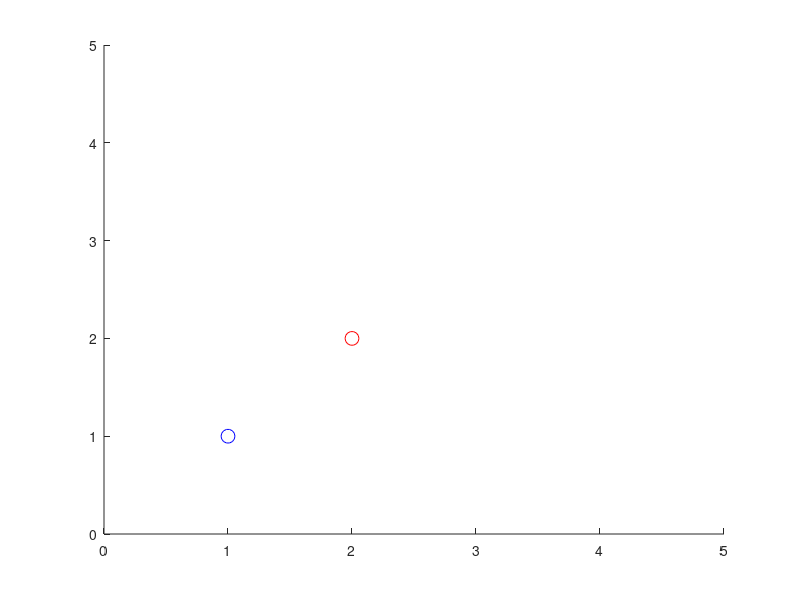

Recreate this plot in MATLAB. (Note: this script raises an error after producing the figure.)
% Define the grid for the robot's movement
x_range = [0 5];
y_range = [0 5];
step_size = 1;
[x, y] = ndgrid(x_range(1):step_size:x_range(2), y_range(1):step_size:y_range(2));

% Define the can position
can_position = [2, 2];

% Genetic Algorithm
population_size = 100;
num_generations = 50;
mutation_rate = 0.1;

% Initialize the population with random solutions
pop = randi([1, 4], population_size, 100); % Assuming a solution of length 100

% Initialize a figure for visualization
figure;
hold on;
axis([x_range, y_range]);
plot(can_position(1), can_position(2), 'ro', 'MarkerSize', 10); % Plot the can

robot_handle = plot(1, 1, 'bo', 'MarkerSize', 10); % Plot the robot, starting at [1, 1]
drawnow;

for generation = 1:num_generations
    % ... (rest of your code for genetic algorithm)

    % Simulate the robot's movement with the best solution
    robot_position = [1, 1];
    for i = 1:length(best_solution)
        movement_command = '';
        if best_solution(i) == 1
            movement_command = 'E';
        elseif best_solution(i) == 2
            movement_command = 'S';
        elseif best_solution(i) == 3
            movement_command = 'W';
        elseif best_solution(i) == 4
            movement_command = 'N';
        end

        % Update the robot's position
        robot_position = update_robot_position(robot_position, movement_command);

        % Update the robot's position on the plot
        set(robot_handle, 'XData', robot_position(1), 'YData', robot_position(2));
        drawnow;

        distance_threshold = 0.5;
        distance = calculate_distance(robot_position, can_position);

        if distance <= distance_threshold
            disp('The robot has reached the can.');
            break;
        end
    end
end

% Helper function to evaluate fitness
function fitness = evalfitness(solution)
    x = 1; % Starting x-coordinate
    y = 1; % Starting y-coordinate
    can_position = [5, 5]; % Coordinates of the can
    fitness = 0;

    for i = 1:length(solution)
        if solution(i) == 1 % Move right
            x = x + 1;
        elseif solution(i) == 2 % Move down
            y = y + 1;
        elseif solution(i) == 3 % Move left
            x = x - 1;
        elseif solution(i) == 4 % Move up
            y = y - 1;
        end

        % If the robot hits a wall, can, or a hole, break and set a negative fitness
        if x < 0 || x > 5 || y < 0 || y > 5 || is_can_reached([x, y], can_position) || solution(i) == 5
            fitness = -100000;
            break;
        end

        % The fitness increases as the robot gets closer to the can
        fitness = fitness + calculate_distance([x, y], can_position);
    end
end

% Helper function to check if the can is reached
function reached = is_can_reached(robot_position, can_position)
    reached = norm(robot_position - can_position) < 0.5; % Adjust the threshold as needed
end

% Helper function to calculate the Euclidean distance between two points
function distance = calculate_distance(point1, point2)
    distance = norm(point1 - point2);
end

% Helper function for tournament selection
function parent = tournament_selection(pop, fitness)
    tournament_size = 5; % Adjust the tournament size as needed

    % Randomly select individuals for the tournament
    tournament_indices = randperm(length(pop), tournament_size);
    tournament_fitness = fitness(tournament_indices);

    % Find the individual with the highest fitness in the tournament
    [~, max_index] = max(tournament_fitness);
    selected_individual = pop(tournament_indices(max_index), :);

    parent = selected_individual;
end

% Helper function for one-point crossover
function child = one_point_crossover(parent1, parent2)
    n = length(parent1);

    % Choose a random crossover point (between 1 and n-1)
    crossover_point = randi([1, n-1]);

    % Create the child solution by taking part of parent1 and part of parent2
    child = [parent1(1:crossover_point), parent2(crossover_point+1:end)];
end

% Helper function to update robot's position
function robot_position = update_robot_position(robot_position, movement_command)
    step_size = 1; % Assuming a step size of 1 unit

    switch movement_command
        case 'N' % Move north
            robot_position(2) = robot_position(2) + step_size;
        case 'S' % Move south
            robot_position(2) = robot_position(2) - step_size;
        case 'E' % Move east
            robot_position(1) = robot_position(1) + step_size;
        case 'W' % Move west
            robot_position(1) = robot_position(1) - step_size;
        otherwise
            error('Invalid movement command');
    end
end
